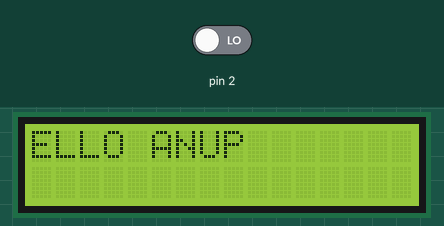
Recording of a sketch running on a simulated Arduino Uno, built with avr-gcc and run on an emulated ATmega328P. Shown: 16×2 character LCD. The test bench sets the inputs (shaded band); at power-on: pin 2 LOW.

Above: at 3.8 s.
At 7.29 s:
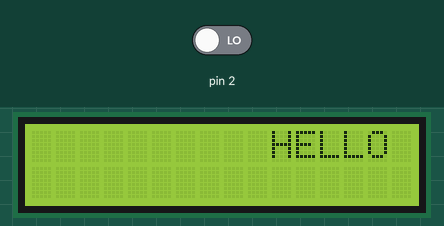
12.9 s: pin 2 driven HIGH
19.3 s: pin 2 driven LOW
At 28.78 s:
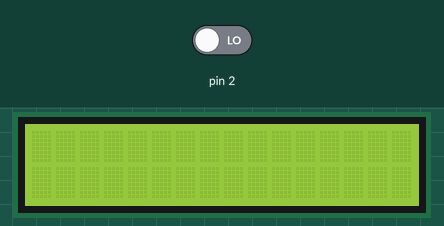

Measured:
- what the display in image 0 shows lasts 2.1 s, from 3.7 s to 5.8 s
- what the display in image 2 shows lasts 0.4 s, from 28.6 s to 29.0 s

The sketch:

project_2.ino
```cpp
#include<LiquidCrystal.h>

LiquidCrystal lcd(12, 11, 7, 6, 5, 4);
int i = 0;
int j = 0;

void setup() {
  // put your setup code here, to run once:
  lcd.begin(16, 2);
  pinMode(2, INPUT);
}

void loop() {
  int i,x;
  x = digitalRead(2);
  if (x == 1)
  {
    for (i = -10; i <= 17; i++)
    {
      lcd.setCursor(i, j); // for position
      lcd.print("HELLO ANUP");
      //  lcd.scrollDisplayLeft();   for scroll the text.
      delay(200);
      lcd.clear( ); // for clear
    }
  }

  else {
    for (i = 17; i >= -10; i--)
    {
      lcd.setCursor(i, j); // for position
      lcd.print("HELLO ANUP");
      //  lcd.scrollDisplayLeft();   for scroll the text.
      delay(200);
      lcd.clear( ); // for clear
    }
  }
}
```
